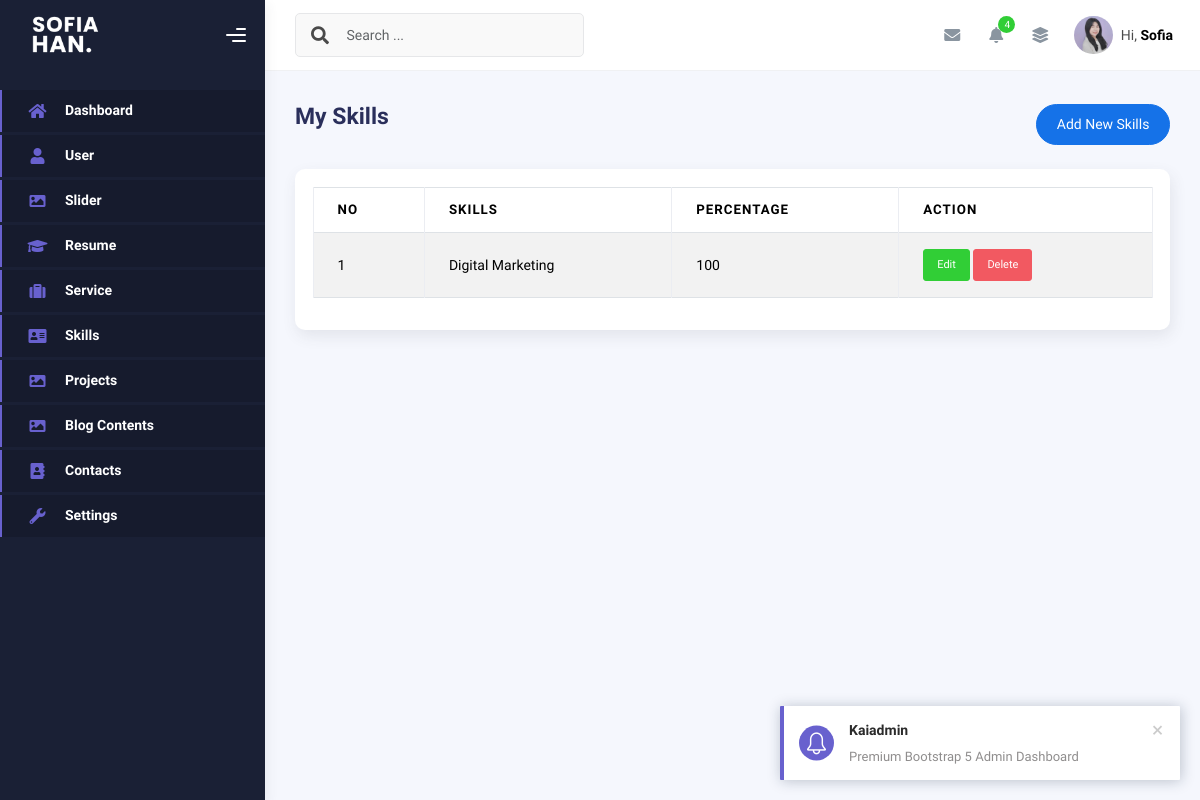
The page /admin/skills.php on the database as committed earlier.
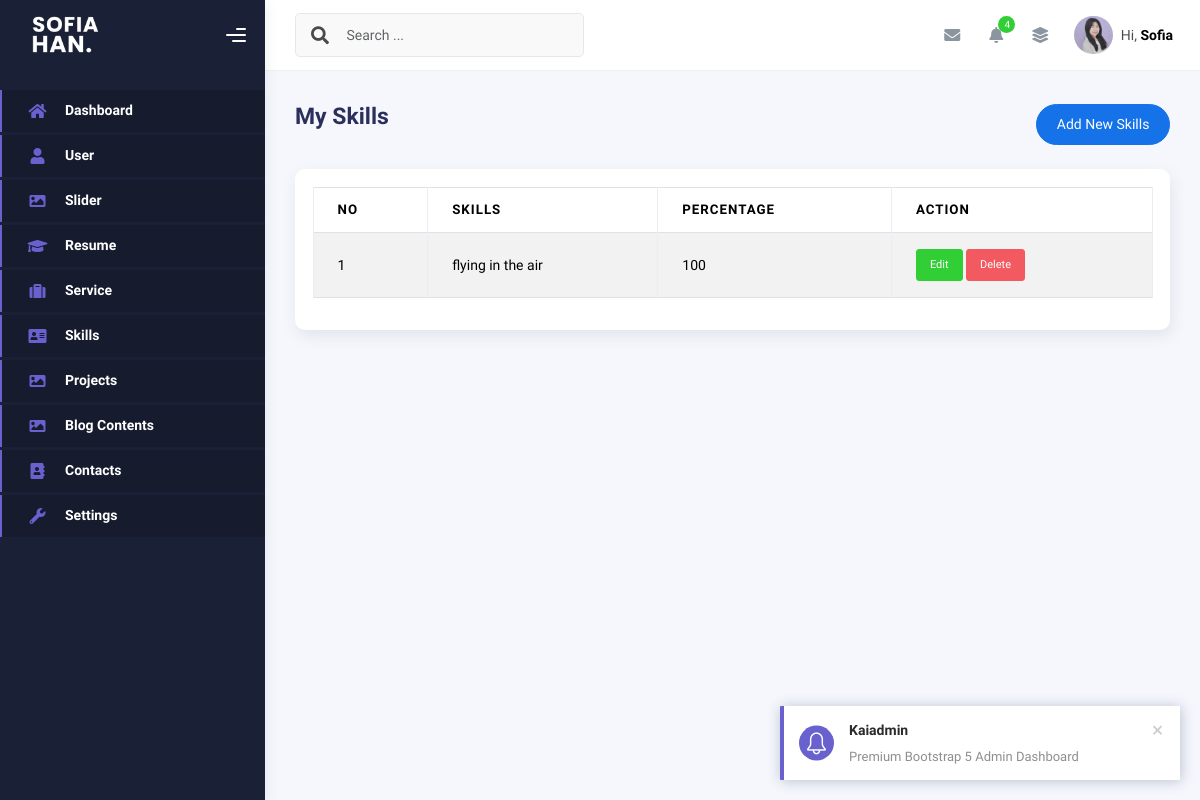
The same page on the database as committed later.
### tables this page shows
CREATE TABLE `my_skills` (
  `id` int(11) NOT NULL,
  `skills` varchar(50) NOT NULL,
  `percentage` int(100) NOT NULL,
  `created_at` timestamp NOT NULL DEFAULT current_timestamp(),
  `updated_at` timestamp NULL DEFAULT NULL ON UPDATE current_timestamp()
);

### admin/skills.php (the view, shortened to what this page needs)
<?php
include "config/koneksi.php";
$query = mysqli_query($conn, "SELECT * FROM my_skills ORDER BY id DESC");
$rows = mysqli_fetch_all($query, MYSQLI_ASSOC);
?>
<!DOCTYPE html>
<html lang="en">
<head>
    <?php
    include "inc/css.php";
    ?>
</head>
<body>
    <div class="wrapper">
        <?php
        include "inc/sidebar.php";
        ?>
        <div class="main-panel">
            <div class="main-header">
                <?php
                include "inc/navbar.php";
                ?>
            </div>
            <div class="container">
                <div class="page-inner">
                    <div class="d-flex align-items-left align-items-md-center flex-column flex-md-row pt-2 pb-4">
                        <div>
                            <h3 class="fw-bold mb-3">My Skills</h3>
                        </div>
                        <div class="ms-md-auto py-2 py-md-0">
                            <a href="create-skills.php" class="btn btn-primary btn-round">Add New Skills</a>
                        </div>
                    </div>
                    <div class="row">
                        <div class="col-sm-6 col-md-12">
                            <div class="card">
                                <div class="card-body">
                                    <table class="table table-bordered table-striped">
                                        <thead>
                                            <tr>
                                                <th>No</th>
                                                <th>Skills</th>
                                                <th>Percentage</th>
                                                <th>Action</th>
                                            </tr>
                                        </thead>
                                        <tbody>
                                            <?php foreach ($rows as $index => $row): ?>
                                                <tr>
                                                    <td><?php echo $index += 1 ?></td>
                                                    <td><?php echo $row['skills'] ?></td>
                                                    <td><?php echo $row['percentage'] ?></td>
                                                    <td>
                                                        <a class="btn btn-success btn-sm"
                                                            href="create-skills.php?edit=<?php echo $row['id'] ?>">Edit</a>
                                                        <a onclick="return confirm('Are you sure wanna delete this data?')"
                                                            class=" btn btn-danger btn-sm"
                                                            href="skills.php?delete=<?php echo $row['id'] ?>">Delete</a>
                                                    </td>
                                                </tr>
                                            <?php endforeach ?>
                                        </tbody>
                                    </table>
                                </div>
                            </div>
                        </div>
                    </div>
                </div>
            </div>
</body>
</html>

### admin/inc/css.php (shortened to what this page needs)
<link rel="stylesheet" href="assets/kaiadmin-lite-1.2.0/assets/css/bootstrap.min.css" />
<link rel="stylesheet" href="assets/kaiadmin-lite-1.2.0/assets/css/plugins.min.css" />
<link rel="stylesheet" href="assets/kaiadmin-lite-1.2.0/assets/css/kaiadmin.min.css" />
<link rel="stylesheet" href="assets/kaiadmin-lite-1.2.0/assets/css/demo.css" />

### admin/inc/sidebar.php (shortened to what this page needs)
<div class="sidebar" data-background-color="dark">
    <div class="sidebar-logo">
        <div class="logo-header" data-background-color="dark">
            <a href="dashboard.php" class="logo">
                <img src="assets/kaiadmin-lite-1.2.0/assets/img/logo_white.png" alt="navbar brand"
                    class="navbar-brand" height="80" />
            </a>
            <div class="nav-toggle">
                <button class="btn btn-toggle toggle-sidebar">
                    <i class="gg-menu-right"></i>
                </button>
            </div>
        </div>
    </div>
    <div class="sidebar-wrapper scrollbar scrollbar-inner">
        <div class="sidebar-content">
            <ul class="nav nav-secondary">
                <li class="nav-item active">
                    <a href="dashboard.php" aria-expanded="false">
                        <i class="fas fa-home"></i>
                        <p>Dashboard</p>
                    </a>
                </li>
                <li class="nav-item active">
                    <a href="app.php?page=user" aria-expanded="false">
                        <i class="fas fa-user"></i>
                        <p>User</p>
                    </a>
                </li>
                <li class="nav-item active">
                    <a href="sliders.php" aria-expanded="false">
                        <i class="fas fa-image"></i>
                        <p>Slider</p>
                    </a>
                </li>
                <li class="nav-item active">
                    <a href="resume.php" aria-expanded="false">
                        <i class="fas fa-graduation-cap"></i>
                        <p>Resume</p>
                    </a>
                </li>
                <li class="nav-item active">
                    <a href="service.php" aria-expanded="false">
                        <i class="fas fa-suitcase"></i>
                        <p>Service</p>
                    </a>
                </li>
                <li class="nav-item active">
                    <a href="skills.php" aria-expanded="false">
                        <i class="fas fa-address-card"></i>
                        <p>Skills</p>
                    </a>
                </li>
                <li class="nav-item active">
                    <a href="projects.php" aria-expanded="false">
                        <i class="fas fa-image"></i>
                        <p>Projects</p>
                    </a>
                </li>
                <li class="nav-item active">
                    <a href="blog-contents.php" aria-expanded="false">
                        <i class="fas fa-image"></i>
                        <p>Blog Contents</p>
                    </a>
                </li>
                <li class="nav-item active">
                    <a href="contacts.php" aria-expanded="false">
                        <i class="fas fa-address-book"></i>
                        <p>Contacts</p>
                    </a>
                </li>
                <li class="nav-item active">
                    <a href="settings.php" aria-expanded="false">
                        <i class="fas fa-wrench"></i>
                        <p>Settings</p>
                    </a>
                </li>
            </ul>
        </div>
    </div>
</div>

### admin/inc/navbar.php (shortened to what this page needs)
<nav class="navbar navbar-header navbar-header-transparent navbar-expand-lg border-bottom">
    <div class="container-fluid">
        <nav class="navbar navbar-header-left navbar-expand-lg navbar-form nav-search p-0 d-none d-lg-flex">
            <div class="input-group">
                <div class="input-group-prepend">
                    <button type="submit" class="btn btn-search pe-1">
                        <i class="fa fa-search search-icon"></i>
                    </button>
                </div>
                <input type="text" placeholder="Search ..." class="form-control" />
            </div>
        </nav>
        <ul class="navbar-nav topbar-nav ms-md-auto align-items-center">
            <li class="nav-item topbar-icon dropdown hidden-caret">
                <a class="nav-link dropdown-toggle" href="#" id="messageDropdown" role="button"
                    data-bs-toggle="dropdown" aria-haspopup="true" aria-expanded="false">
                    <i class="fa fa-envelope"></i>
                </a>
            </li>
            <li class="nav-item topbar-icon dropdown hidden-caret">
                <a class="nav-link dropdown-toggle" href="#" id="notifDropdown" role="button" data-bs-toggle="dropdown"
                    aria-haspopup="true" aria-expanded="false">
                    <i class="fa fa-bell"></i>
                    <span class="notification">4</span>
                </a>
            </li>
            <li class="nav-item topbar-icon dropdown hidden-caret">
                <a class="nav-link" data-bs-toggle="dropdown" href="#" aria-expanded="false">
                    <i class="fas fa-layer-group"></i>
                </a>
            </li>
            <li class="nav-item topbar-user dropdown hidden-caret">
                <a class="dropdown-toggle profile-pic" data-bs-toggle="dropdown" href="#" aria-expanded="false">
                    <div class="avatar-sm">
                        <img src="assets/kaiadmin-lite-1.2.0/assets/img/profile_sofiecoffe.jpeg" alt="..."
                            class="avatar-img rounded-circle" />
                    </div>
                    <span class="profile-username">
                        <span class="op-7">Hi,</span>
                        <span class="fw-bold">Sofia</span>
                    </span>
                </a>
            </li>
        </ul>
    </div>
</nav>

Rows that differ between the two databases and show on the page:
removed my_skills: index "1", skills "Digital Marketing", percentage "100"
added my_skills: index "1", skills "flying in the air", percentage "100"
